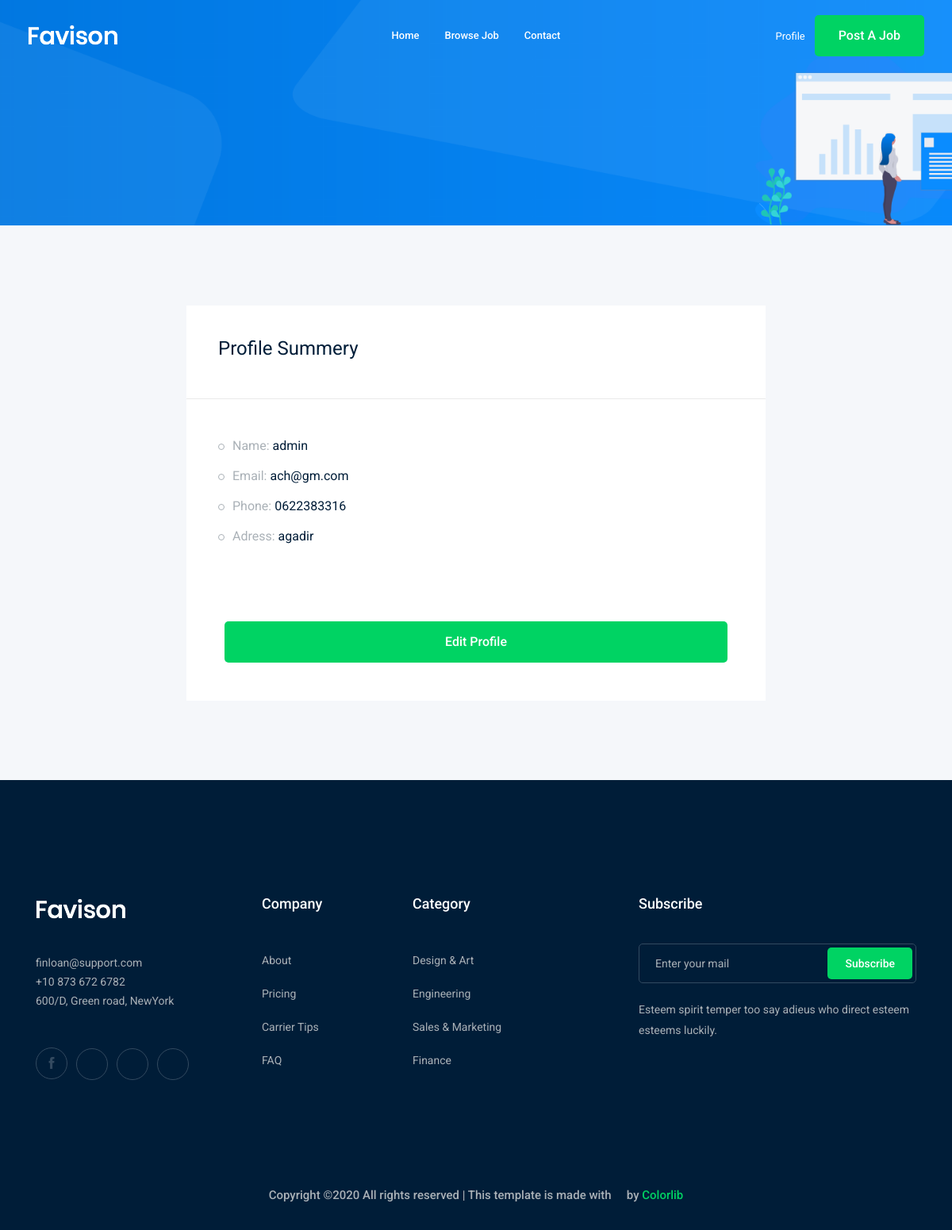
The app's page /accounts/profile (signed in) with its own data.
### Account/models.py (models this page shows)
class Profile(models.Model):
    user = models.OneToOneField(User, on_delete=models.CASCADE)
    city = models.ForeignKey('City', related_name='user_city', on_delete=models.CASCADE,blank=True, null=True)
    phone_number = models.CharField(max_length=14 )
    image = models.ImageField(upload_to="profile/")
    def __str__(self):
        return str(self.user)

class City(models.Model):
    name = models.CharField(max_length=30)
    def __str__(self):
        return self.name

### Account/views.py (the view)
# urls.py: path('profile',views.profile,name='profile'),
def profile(request):
    profile = Profile.objects.get(user=request.user)
    return render (request ,'accounts/profile.html',{'profile':profile})

### Account/templates/accounts/profile.html (shortened to what this page needs)
{% extends 'base.html'%}
{% load bootstrap4 %}
{% block body %}
    <div class="bradcam_area bradcam_bg_1">
        <div class="container">
            <div class="row">
                <div class="col-xl-12">
                </div>
            </div>
        </div>
    </div>
    <div class="job_details_area">
        <div class="container">
            <div class="row">
                <div class="col-lg-8 mx-auto" >
                    <div class="job_sumary">
                        <div class="summery_header">
                            <h3>Profile Summery</h3>
                        </div>
                        <div class="job_content">
                            <ul>
                                <li>Name: <span>{{profile}}</span></li>
                                <li>Email: <span>{{profile.user.email}}</span></li>
                                <li>Phone: <span>{{profile.phone_number}}</span></li>
                                <li>Adress: <span>{{profile.city}}</span></li>
                            </ul>
                        </div>
                        <div class="p-5" ><a class="boxed-btn3 w-100" href="{% url 'accounts:profile_edit'%}">Edit Profile </a></div>
                    </div>
                </div>
            </div>
        </div>
    </div>
{%endblock body %}

### records on screen
Profile: user.username "admin", user.email "ach@gm.com", phone_number "0622383316", city "agadir"
